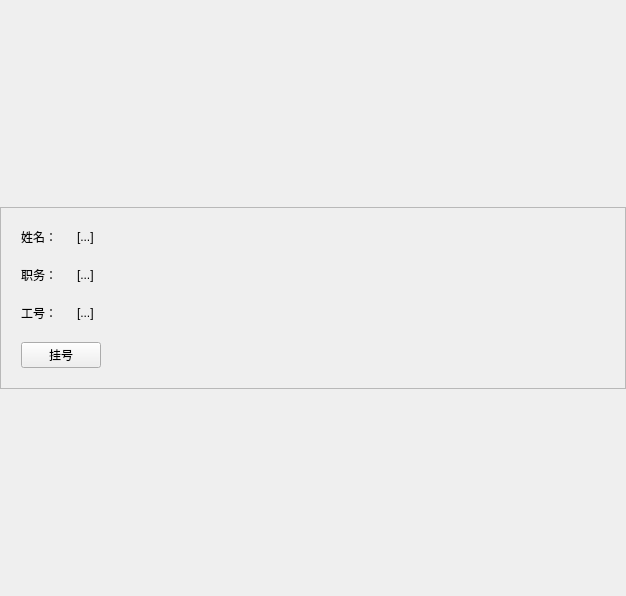
<?xml version="1.0" encoding="UTF-8"?>
<ui version="4.0">
 <class>DoctorCard</class>
 <widget class="QWidget" name="DoctorCard">
  <property name="geometry">
   <rect>
    <x>0</x>
    <y>0</y>
    <width>626</width>
    <height>596</height>
   </rect>
  </property>
  <property name="windowTitle">
   <string>Form</string>
  </property>
  <layout class="QVBoxLayout" name="verticalLayout">
   <property name="spacing">
    <number>0</number>
   </property>
   <property name="leftMargin">
    <number>0</number>
   </property>
   <property name="topMargin">
    <number>0</number>
   </property>
   <property name="rightMargin">
    <number>0</number>
   </property>
   <property name="bottomMargin">
    <number>0</number>
   </property>
   <item>
    <widget class="QFrame" name="CardFrame">
     <property name="sizePolicy">
      <sizepolicy hsizetype="Expanding" vsizetype="Fixed">
       <horstretch>0</horstretch>
       <verstretch>0</verstretch>
      </sizepolicy>
     </property>
     <property name="styleSheet">
      <string notr="true"/>
     </property>
     <property name="frameShape">
      <enum>QFrame::StyledPanel</enum>
     </property>
     <property name="frameShadow">
      <enum>QFrame::Raised</enum>
     </property>
     <layout class="QHBoxLayout" name="horizontalLayout">
      <property name="spacing">
       <number>20</number>
      </property>
      <property name="leftMargin">
       <number>20</number>
      </property>
      <property name="topMargin">
       <number>20</number>
      </property>
      <property name="rightMargin">
       <number>20</number>
      </property>
      <property name="bottomMargin">
       <number>20</number>
      </property>
      <item>
       <layout class="QVBoxLayout" name="verticalLayout_2">
        <item>
         <layout class="QFormLayout" name="formLayout">
          <property name="formAlignment">
           <set>Qt::AlignLeading|Qt::AlignLeft|Qt::AlignVCenter</set>
          </property>
          <property name="horizontalSpacing">
           <number>20</number>
          </property>
          <property name="verticalSpacing">
           <number>20</number>
          </property>
          <item row="0" column="0">
           <widget class="QLabel" name="ShowText_1">
            <property name="text">
             <string>姓名：</string>
            </property>
           </widget>
          </item>
          <item row="0" column="1">
           <widget class="QLabel" name="nameInput">
            <property name="text">
             <string>[...]</string>
            </property>
           </widget>
          </item>
          <item row="1" column="0">
           <widget class="QLabel" name="ShowText_2">
            <property name="text">
             <string>职务：</string>
            </property>
           </widget>
          </item>
          <item row="1" column="1">
           <widget class="QLabel" name="jobInput">
            <property name="text">
             <string>[...]</string>
            </property>
           </widget>
          </item>
          <item row="2" column="0">
           <widget class="QLabel" name="ShowText_3">
            <property name="text">
             <string>工号：</string>
            </property>
           </widget>
          </item>
          <item row="2" column="1">
           <widget class="QLabel" name="idInput">
            <property name="text">
             <string>[...]</string>
            </property>
           </widget>
          </item>
         </layout>
        </item>
        <item>
         <widget class="QPushButton" name="DetailBtn">
          <property name="text">
           <string>挂号</string>
          </property>
         </widget>
        </item>
       </layout>
      </item>
      <item>
       <spacer name="horizontalSpacer">
        <property name="orientation">
         <enum>Qt::Horizontal</enum>
        </property>
        <property name="sizeHint" stdset="0">
         <size>
          <width>40</width>
          <height>20</height>
         </size>
        </property>
       </spacer>
      </item>
      <item>
       <widget class="QLabel" name="Photo">
        <property name="text">
         <string/>
        </property>
        <property name="pixmap">
         <pixmap resource="../res.qrc">:/img/picture/DefaultPhoto.jpg</pixmap>
        </property>
        <property name="scaledContents">
         <bool>true</bool>
        </property>
       </widget>
      </item>
     </layout>
    </widget>
   </item>
  </layout>
 </widget>
 <resources>
  <include location="../res.qrc"/>
 </resources>
 <connections/>
</ui>
